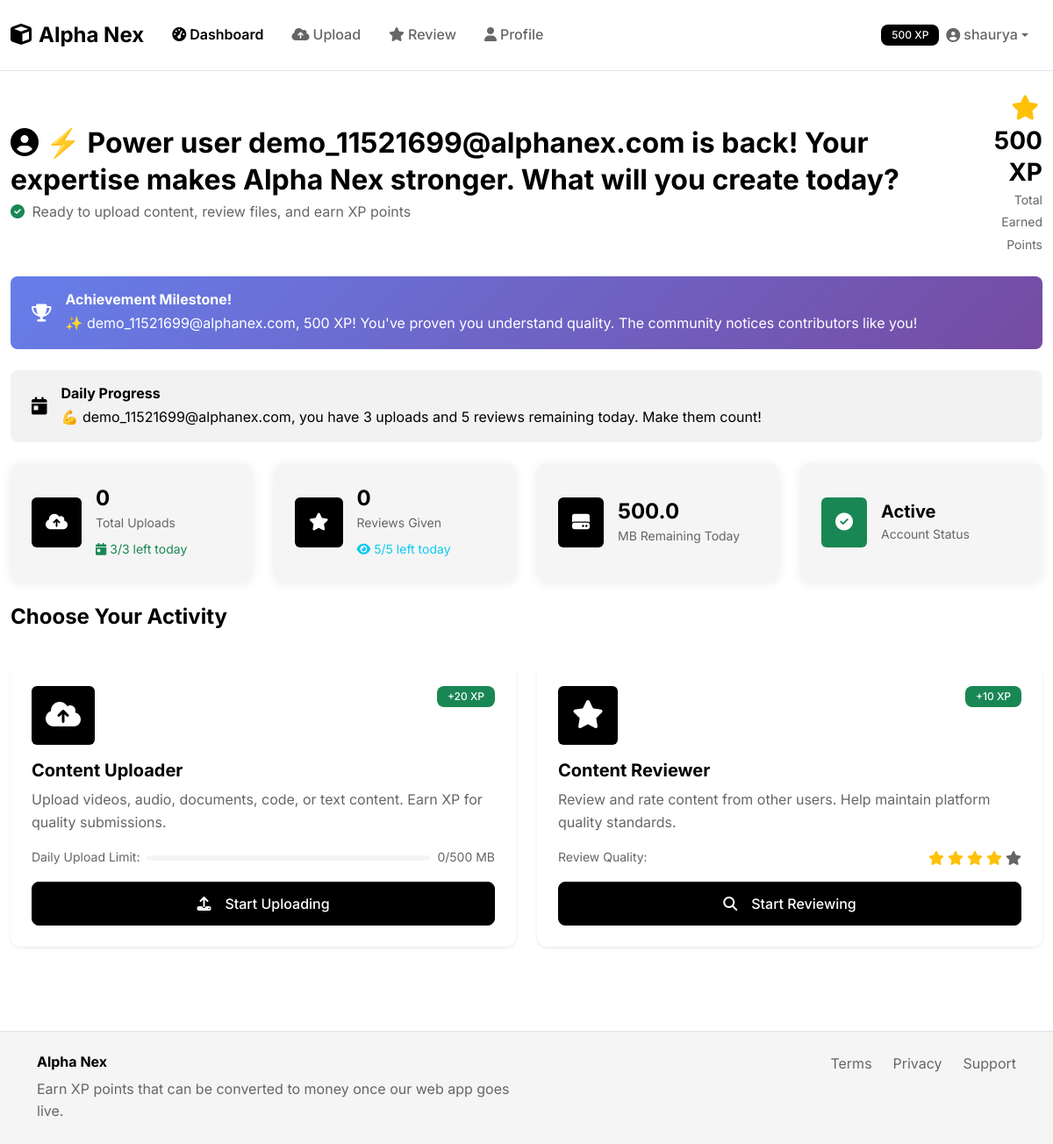
The page /dashboard (signed in) on the database its author committed.
### models.py (models this page shows, shortened)
class User(UserMixin, db.Model):
    id = db.Column(db.Integer, primary_key=True)
    name = db.Column(db.String(100), nullable=False)
    email = db.Column(db.String(120), unique=True, nullable=False)
    password_hash = db.Column(db.String(256), nullable=False)
    is_verified = db.Column(db.Boolean, default=False)
    xp_points = db.Column(db.Integer, default=0)
    uploader_strikes = db.Column(db.Integer, default=0)
    reviewer_strikes = db.Column(db.Integer, default=0)
    is_banned = db.Column(db.Boolean, default=False)
    created_at = db.Column(db.DateTime, default=datetime.utcnow)
    kyc_verified = db.Column(db.Boolean, default=False)
    document_path = db.Column(db.String(255))
    selfie_path = db.Column(db.String(255))
    daily_upload_bytes = db.Column(db.Integer, default=0)
    daily_upload_count = db.Column(db.Integer, default=0)
    daily_upload_reset = db.Column(db.DateTime, default=datetime.utcnow)
    daily_review_count = db.Column(db.Integer, default=0)
    daily_review_reset = db.Column(db.DateTime, default=datetime.utcnow)
    uploads = db.relationship('Upload', backref='user', lazy=True)
    reviews = db.relationship('Review', backref='reviewer', lazy=True)
    strikes = db.relationship('Strike', backref='user', lazy=True)
    def reset_daily_counters_if_needed(self):
        try:
            current_date = datetime.utcnow().date()
            if self.daily_upload_reset and current_date > self.daily_upload_reset.date():
                self.daily_upload_bytes = 0
                self.daily_upload_count = 0
                self.daily_upload_reset = datetime.utcnow()
            elif not self.daily_upload_reset:
                self.daily_upload_reset = datetime.utcnow()
            if self.daily_review_reset and current_date > self.daily_review_reset.date():
                self.daily_review_count = 0
                self.daily_review_reset = datetime.utcnow()
            elif not self.daily_review_reset:
                self.daily_review_reset = datetime.utcnow()
            db.session.commit()
        except Exception as e:
            pass  # Fail silently
    def get_daily_upload_remaining(self):
        try:
            self.reset_daily_counters_if_needed()
            max_daily = 500 * 1024 * 1024  # 500MB in bytes
            current_usage = self.daily_upload_bytes or 0
            return max_daily - current_usage
        except Exception as e:
            return 500 * 1024 * 1024
    def get_remaining_uploads_today(self):
        try:
            self.reset_daily_counters_if_needed()
            return 3 - (self.daily_upload_count or 0)
        except Exception as e:
            return 3
    def get_remaining_reviews_today(self):
        try:
            self.reset_daily_counters_if_needed()
            return 5 - (self.daily_review_count or 0)
        except Exception as e:
            return 5

### routes.py (the view)
@app.route('/dashboard')
def dashboard():
    user_name = session.get('user_name')
    demo_user_id = session.get('demo_user_id')
    if not user_name or not demo_user_id:
        return redirect(url_for('name_entry'))
    demo_user = User.query.get(demo_user_id)
    if not demo_user:
        return redirect(url_for('name_entry'))
    upload_count = Upload.query.filter_by(user_id=demo_user.id).count()
    review_count = Review.query.filter_by(reviewer_id=demo_user.id).count()
    recent_uploads = Upload.query.filter_by(user_id=demo_user.id)\
                                .order_by(Upload.uploaded_at.desc()).limit(5).all()
    daily_remaining = demo_user.get_daily_upload_remaining()
    daily_remaining_mb = daily_remaining / (1024 * 1024)
    xp_threshold_reached = demo_user.xp_points >= 1500
    welcome_message = get_welcome_back_message(user_name)
    milestone_message = get_xp_milestone_message(user_name, demo_user.xp_points)
    daily_limit_message = get_daily_limit_reminder(
        user_name,
        demo_user.get_remaining_uploads_today(),
        demo_user.get_remaining_reviews_today()
    )
    return render_template('dashboard.html',
                         upload_count=upload_count,
                         review_count=review_count,
                         recent_uploads=recent_uploads,
                         daily_remaining_mb=daily_remaining_mb,
                         demo_user=demo_user,
                         xp_threshold_reached=xp_threshold_reached,
                         welcome_message=welcome_message,
                         milestone_message=milestone_message,
                         daily_limit_message=daily_limit_message)

### templates/dashboard.html (shortened to what this page needs)
{% extends "base.html" %}
{% block content %}
<div class="row mb-4">
    <div class="col">
        <div class="d-flex justify-content-between align-items-center">
            <div>
                <h2 class="fw-bold text-black mb-1">
                    <i class="fas fa-user-circle me-2"></i>{{ welcome_message if welcome_message else 'Welcome back, ' + (demo_user.name if demo_user else 'Demo User') + '!' }}
                </h2>
                <p class="text-muted mb-0">
                    <i class="fas fa-check-circle text-success me-1"></i>
                    Ready to upload content, review files, and earn XP points
                </p>
            </div>
            <div class="text-end">
                <h3 class="fw-bold text-black mb-0">
                    <i class="fas fa-star text-warning me-1"></i>{{ demo_user.xp_points if demo_user else 500 }} XP
                </h3>
                <small class="text-muted">Total Earned Points</small>
            </div>
        </div>
    </div>
</div>
{% if milestone_message %}
<div class="alert alert-success border-0 mb-4" style="background: linear-gradient(135deg, #667eea 0%, #764ba2 100%); color: white;">
    <div class="d-flex align-items-center">
        <i class="fas fa-trophy fa-lg me-3"></i>
        <div class="flex-grow-1">
            <h6 class="fw-bold mb-1 text-white">Achievement Milestone!</h6>
            <p class="mb-0 text-white">{{ milestone_message }}</p>
        </div>
    </div>
</div>
{% endif %}
{% if daily_limit_message %}
<div class="alert alert-info border-0 mb-4">
    <div class="d-flex align-items-center">
        <i class="fas fa-calendar-day fa-lg me-3"></i>
        <div class="flex-grow-1">
            <h6 class="fw-bold mb-1">Daily Progress</h6>
            <p class="mb-0">{{ daily_limit_message }}</p>
        </div>
    </div>
</div>
{% endif %}
<div class="row g-4 mb-4">
    <div class="col-sm-6 col-lg-3">
        <div class="card border-0 bg-light h-100">
            <div class="card-body d-flex align-items-center">
                <div class="bg-black text-white rounded p-3 me-3">
                    <i class="fas fa-cloud-upload-alt fa-lg"></i>
                </div>
                <div>
                    <h4 class="fw-bold text-black mb-0">{{ upload_count }}</h4>
                    <small class="text-muted">Total Uploads</small>
                    <div class="mt-1">
                        <small class="text-success">
                            <i class="fas fa-calendar-day me-1"></i>{{ demo_user.get_remaining_uploads_today() if demo_user else 3 }}/3 left today
                        </small>
                    </div>
                </div>
            </div>
        </div>
    </div>
    <div class="col-sm-6 col-lg-3">
        <div class="card border-0 bg-light h-100">
            <div class="card-body d-flex align-items-center">
                <div class="bg-black text-white rounded p-3 me-3">
                    <i class="fas fa-star fa-lg"></i>
                </div>
                <div>
                    <h4 class="fw-bold text-black mb-0">{{ review_count }}</h4>
                    <small class="text-muted">Reviews Given</small>
                    <div class="mt-1">
                        <small class="text-info">
                            <i class="fas fa-eye me-1"></i>{{ demo_user.get_remaining_reviews_today() if demo_user else 5 }}/5 left today
                        </small>
                    </div>
                </div>
            </div>
        </div>
    </div>
    <div class="col-sm-6 col-lg-3">
        <div class="card border-0 bg-light h-100">
            <div class="card-body d-flex align-items-center">
                <div class="bg-black text-white rounded p-3 me-3">
                    <i class="fas fa-hdd fa-lg"></i>
                </div>
                <div>
                    <h4 class="fw-bold text-black mb-0">{{ "%.1f"|format(daily_remaining_mb) }}</h4>
                    <small class="text-muted">MB Remaining Today</small>
                </div>
            </div>
        </div>
    </div>
    <div class="col-sm-6 col-lg-3">
        <div class="card border-0 bg-light h-100">
            <div class="card-body d-flex align-items-center">
                <div class="bg-{% if demo_user.is_banned %}danger{% else %}success{% endif %} text-white rounded p-3 me-3">
                    <i class="fas fa-{% if demo_user.is_banned %}ban{% else %}check-circle{% endif %} fa-lg"></i>
                </div>
                <div>
                    <h5 class="fw-bold text-black mb-0">
                        {% if demo_user.is_banned %}Banned{% else %}Active{% endif %}
                    </h5>
                    <small class="text-muted">Account Status</small>
                </div>
            </div>
        </div>
    </div>
</div>
<div class="row mb-4">
    <div class="col">
        <h4 class="fw-bold text-black mb-3">Choose Your Activity</h4>
    </div>
</div>
<div class="row g-4 mb-4">
    <div class="col-md-6">
        <div class="card border-0 shadow-sm h-100 {% if demo_user.is_banned %}opacity-50{% endif %}">
            <div class="card-body p-4">
                <div class="d-flex justify-content-between align-items-start mb-3">
                    <div class="bg-black text-white rounded p-3">
                        <i class="fas fa-cloud-upload-alt fa-2x"></i>
                    </div>
                    <span class="badge bg-success">+20 XP</span>
                </div>
                <h5 class="fw-bold text-black mb-2">Content Uploader</h5>
                <p class="text-muted mb-3">
                    Upload videos, audio, documents, code, or text content. Earn XP for quality submissions.
                </p>
                <div class="d-flex justify-content-between align-items-center mb-3">
                    <small class="text-muted">Daily Upload Limit:</small>
                    <div class="progress flex-grow-1 ms-2" style="height: 6px;">
                    </div>
                    <small class="text-muted ms-2">{{ "%.0f"|format(500 - daily_remaining_mb) }}/500 MB</small>
                </div>
                {% if not demo_user.is_banned %}
                <a href="{{ url_for('upload_file') }}" class="btn btn-dark w-100">
                    <i class="fas fa-upload me-2"></i>Start Uploading
                </a>
                {% else %}
                <button class="btn btn-secondary w-100" disabled>
                    <i class="fas fa-ban me-2"></i>Account Banned
                </button>
                {% endif %}
            </div>
        </div>
    </div>
    <div class="col-md-6">
        <div class="card border-0 shadow-sm h-100 {% if demo_user.is_banned %}opacity-50{% endif %}">
            <div class="card-body p-4">
                <div class="d-flex justify-content-between align-items-start mb-3">
                    <div class="bg-black text-white rounded p-3">
                        <i class="fas fa-star fa-2x"></i>
                    </div>
                    <span class="badge bg-success">+10 XP</span>
                </div>
                <h5 class="fw-bold text-black mb-2">Content Reviewer</h5>
                <p class="text-muted mb-3">
                    Review and rate content from other users. Help maintain platform quality standards.
                </p>
                <div class="d-flex justify-content-between align-items-center mb-3">
                    <small class="text-muted">Review Quality:</small>
                    <div class="d-flex gap-1">
                        {% for i in range(5) %}
                        <i class="fas fa-star {% if i < 4 %}text-warning{% else %}text-muted{% endif %}"></i>
                        {% endfor %}
                    </div>
                </div>
                {% if not demo_user.is_banned %}
                <a href="{{ url_for('review_content') }}" class="btn btn-dark w-100">
                    <i class="fas fa-search me-2"></i>Start Reviewing
                </a>
                {% else %}
                <button class="btn btn-secondary w-100" disabled>
                    <i class="fas fa-ban me-2"></i>Account Banned
                </button>
                {% endif %}
            </div>
        </div>
    </div>
</div>
{% endblock %}

### templates/base.html (shortened to what this page needs)
<!DOCTYPE html>
<html lang="en">
<head>
    <link href="https://cdn.jsdelivr.net/npm/bootstrap@5.3.0/dist/css/bootstrap.min.css" rel="stylesheet">
    <link href="https://cdnjs.cloudflare.com/ajax/libs/font-awesome/6.4.0/css/all.min.css" rel="stylesheet">
    <link href="{{ url_for('static', filename='css/style.css') }}" rel="stylesheet">
</head>
<body>
    <nav class="navbar navbar-expand-lg navbar-light bg-white border-bottom">
        <div class="container-fluid">
            <a class="navbar-brand fw-bold text-black" href="{{ url_for('index') }}">
                <i class="fas fa-cube me-2"></i>Alpha Nex
            </a>
            <div class="collapse navbar-collapse" id="navbarNav">
                <ul class="navbar-nav me-auto">
                    <li class="nav-item">
                        <a class="nav-link" href="{{ url_for('dashboard') }}">
                            <i class="fas fa-tachometer-alt me-1"></i>Dashboard
                        </a>
                    </li>
                    <li class="nav-item">
                        <a class="nav-link" href="{{ url_for('upload_file') }}">
                            <i class="fas fa-cloud-upload-alt me-1"></i>Upload
                        </a>
                    </li>
                    <li class="nav-item">
                        <a class="nav-link" href="{{ url_for('review_content') }}">
                            <i class="fas fa-star me-1"></i>Review
                        </a>
                    </li>
                    <li class="nav-item">
                        <a class="nav-link" href="{{ url_for('profile') }}">
                            <i class="fas fa-user me-1"></i>Profile
                        </a>
                    </li>
                </ul>
                <ul class="navbar-nav">
                    <li class="nav-item dropdown">
                        <a class="nav-link dropdown-toggle d-flex align-items-center" href="#" role="button" data-bs-toggle="dropdown">
                            <span class="badge bg-dark me-2">{{ demo_user.xp_points if demo_user else 500 }} XP</span>
                            <i class="fas fa-user-circle me-1"></i>{{ demo_user.name if demo_user else 'Demo User' }}
                        </a>
                    </li>
                </ul>
            </div>
        </div>
    </nav>
    <main class="container-fluid py-4">
        {% block content %}{% endblock %}
    </main>
    <footer class="bg-light border-top mt-5 py-4">
        <div class="container">
            <div class="row">
                <div class="col-md-6">
                    <h6 class="fw-bold text-black">Alpha Nex</h6>
                    <p class="text-muted mb-0">Earn XP points that can be converted to money once our web app goes live.</p>
                </div>
                <div class="col-md-6 text-md-end">
                    <div class="d-flex justify-content-md-end gap-4">
                        <a href="#" class="text-decoration-none text-muted">Terms</a>
                        <a href="#" class="text-decoration-none text-muted">Privacy</a>
                        <a href="#" class="text-decoration-none text-muted">Support</a>
                    </div>
                </div>
            </div>
        </div>
    </footer>
</body>
</html>

### rows shown on the page
User: xp_points "500", name "shaurya", daily_upload_reset+daily_review_reset+daily_upload_count "3", daily_upload_reset+daily_review_reset+daily_review_count "5"

### other values the page prints
{{ milestone_message }} "✨ demo_11521699@alphanex.com, 500 XP! You've proven you understand quality. The community notices contributors like you!"
{{ daily_limit_message }} "💪 demo_11521699@alphanex.com, you have 3 uploads and 5 reviews remaining today. Make them count!"
{{ upload_count }} "0"
{{ review_count }} "0"
{{ "%.1f"|format(daily_remaining_mb) }} "500.0"
{{ "%.0f"|format(500 - daily_remaining_mb) }} "0"
